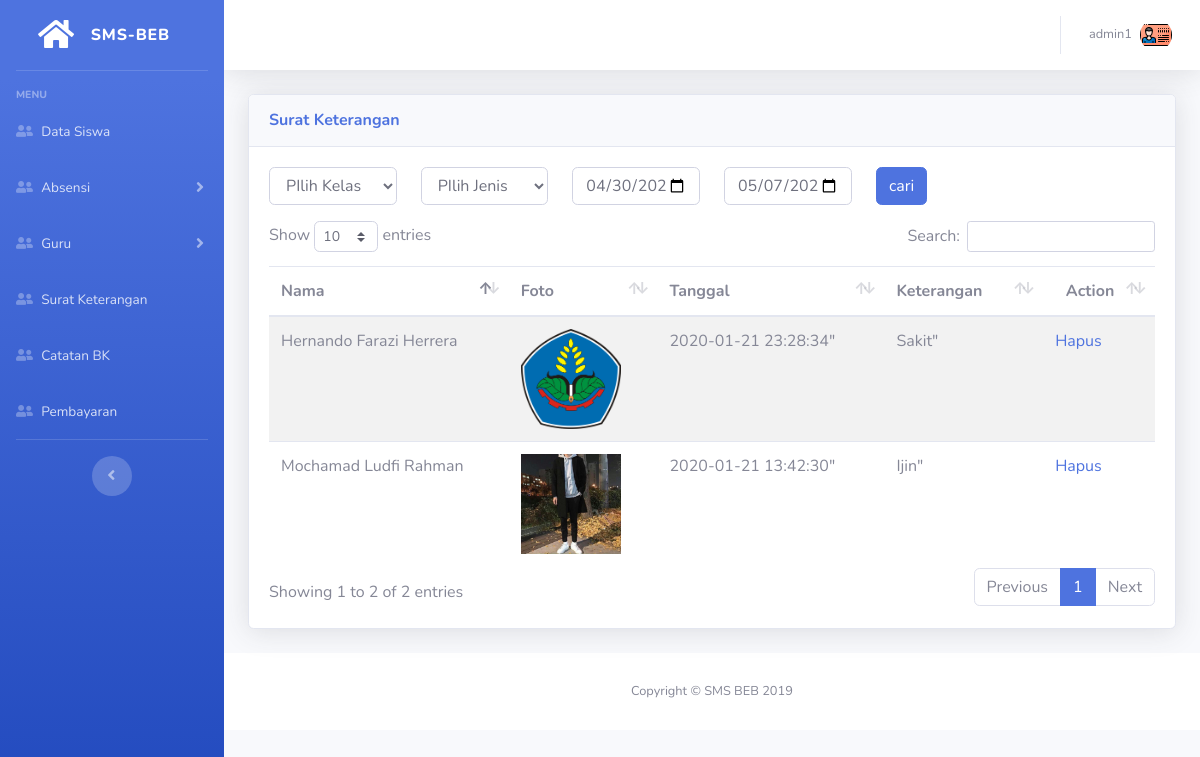
Page /SMSBEB-admin/keterangan/surat-keterangan.php (signed in) on the committed database.
### tables this page shows
CREATE TABLE `tb_keterangan` (
  `id` int(6) NOT NULL,
  `nis` int(11) NOT NULL,
  `jenis` enum('Ijin','Sakit') NOT NULL,
  `tanggal` timestamp NOT NULL DEFAULT current_timestamp(),
  `foto` varchar(80) NOT NULL
);

CREATE TABLE `tb_siswa` (
  `nis` varchar(11) NOT NULL,
  `nama` varchar(30) NOT NULL,
  `email` varchar(50) NOT NULL,
  `password` varchar(50) NOT NULL,
  `jenis_kelamin` tinyint(1) NOT NULL,
  `id_kelas` varchar(5) NOT NULL,
  `alamat` varchar(100) NOT NULL,
  `tempat_lahir` varchar(50) NOT NULL,
  `tanggal_lahir` date NOT NULL,
  `no_hp` varchar(13) NOT NULL,
  `kode` enum('User') DEFAULT NULL,
  `foto` varchar(100) NOT NULL
);

### SMSBEB-admin/layout/theme.php (called while the page is built, shortened)
<?php
include "head.php";
include "side.php";
include "nav.php";
?>

### SMSBEB-admin/keterangan/surat-keterangan.php (the view, shortened to what this page needs)
<?php
    include "../layout/theme.php";
    ?>
        <div class="container-fluid">
          <div class="card shadow mb-4">
            <div class="card-header py-3">
              <h6 class="m-0 font-weight-bold text-primary datatable">Surat Keterangan</h6>
            </div>
            <div class="card-body">
            <form action="" method="POST">
                <div class="row">
                  <div class="form-group col-md-2">
                    <select name="kelas" id="" class="form-control">
                    <option value="">PIlih Kelas</option>
                    </select>
                  </div>
                  <div class="form-group col-md-2">
                    <select name="jenis" id="" class="form-control">
                      <option value="">PIlih Jenis</option>
                    </select>
                  </div>
                  <div class="form-group col-md-4">
                    <div class="row">
                        <div class="col-md-6">
                          <input type="date" name="start_date" value="<?= date("Y-m-d") ?>" placeholder="tanggal awal" class="form-control">
                        </div>
                        <div class="col-md-6">
                          <input type="date" name="end_date"  value="<?= date("Y-m-d", strtotime("+7days")) ?>" placeholder="tanggal akhir" class="form-control">
                        </div>
                    </div>
                  </div>
                  <div class="form-group col-md-1">
                        <input type="submit" name="cari" value="cari" class="btn btn-primary btn-block">
                  </div>
                </div>
              </form>
              <div class="table-responsive">
                  <table class="table table-striped" width="100%">
                     <thead>
                        <tr>
                              <th>Nama</th>
                              <th>Foto</th>
                              <th>Tanggal</th>
                              <th>Keterangan</th>
                              <th >
                              <center><span>Action</span></center>
                            </th>
                        </tr>
                     </thead>
                     <tbody>
                  <?php
                  $where = "";
                  $query = "SELECT tk.*, ts.nama,ts.nis FROM tb_keterangan tk JOIn tb_siswa ts ON tk.nis=ts.nis $where";
                  $sql = mysqli_query($koneksi, $query);
                  while($data = mysqli_fetch_array($sql)){
                    ?>
                    <tr>
                      <td><?=$data['nama']?></td>
                      <td><a class="image-link" href='../../foto/surat/<?= $data['foto']?>'><img src='../../foto/surat/<?= $data['foto']?>' width='100' height='100'></a></td>
                      <td><?=$data['tanggal']?>"</td>
                      <td><?=$data['jenis']?>"</td>
                      <td><a href='hapus.php?id=<?= $data['id']?>'>Hapus</a></td>
                      </tr>
                      <?php
                  }
                  ?>
                  </tbody>
                  </table>
              </div>
            </div>
          </div>
        </div>
        <?php include "../layout/footer.php" ?>

### SMSBEB-admin/layout/head.php (shortened to what this page needs)
<!DOCTYPE html>
<html lang="en">
<head>
  <link href="../assets/vendor/fontawesome-free/css/all.min.css" rel="stylesheet" type="text/css">
  <link href="../assets/css/sb-admin-2.min.css" rel="stylesheet">
  <link href="../assets/vendor/datatables/dataTables.bootstrap4.min.css" rel="stylesheet">
  <link rel="stylesheet" href="../assets/css/magnific-popup.css">
</head>
<body id="page-top">
  <div id="wrapper">

### SMSBEB-admin/layout/side.php (shortened to what this page needs)
<ul class="navbar-nav bg-gradient-primary sidebar sidebar-dark accordion" id="accordionSidebar">
<a class="sidebar-brand d-flex align-items-center justify-content-center" href="data-siswa.php">
  <div class="sidebar-brand-icon">
    <i class="fas fa-home"></i>
  </div>
  <div class="sidebar-brand-text mx-3">SMS-BEB</div>
</a>
<hr class="sidebar-divider">
<div class="sidebar-heading">
  Menu
</div>
<li class="nav-item">
  <a class="nav-link" href="../siswa/data-siswa.php">
    <i class="fas fa-fw fa-user-friends"></i>
    <span>Data Siswa</span></a>
</li>
<li class="nav-item">
  <a class="nav-link collapsed" href="#" data-toggle="collapse" data-target="#collapseAbsensi" aria-expanded="true"
    aria-controls="collapseAbsensi">
    <i class="fas fa-fw fa-user-friends"></i>
    <span>Absensi</span></a>
</li>
<li class="nav-item">
  <a class="nav-link collapsed" href="#" data-toggle="collapse" data-target="#guru" aria-expanded="true"
    aria-controls="collapseAbsensi">
    <i class="fas fa-fw fa-user-friends"></i>
    <span>Guru</span></a>
</li>
<li class="nav-item">
  <a class="nav-link" href="../keterangan/surat-keterangan.php">
    <i class="fas fa-fw fa-user-friends"></i>
    <span>Surat Keterangan</span></a>
</li>
<li class="nav-item">
  <a class="nav-link" href="../keterangan/bk.php">
    <i class="fas fa-fw fa-user-friends"></i>
    <span>Catatan BK</span></a>
</li>
<li class="nav-item">
  <a class="nav-link" href="../pembayaran/pembayaran.php">
    <i class="fas fa-fw fa-user-friends"></i>
    <span>Pembayaran</span></a>
</li>
<hr class="sidebar-divider d-none d-md-block">
<div class="text-center d-none d-md-inline">
  <button class="rounded-circle border-0" id="sidebarToggle"></button>
</div>
</ul>

### SMSBEB-admin/layout/nav.php (shortened to what this page needs)
<div id="content-wrapper" class="d-flex flex-column">
      <div id="content">
        <nav class="navbar navbar-expand navbar-light bg-white topbar mb-4 static-top shadow">
        <ul class="navbar-nav ml-auto">
        <li class="nav-item dropdown no-arrow">
            <a class="nav-link dropdown-toggle" href="#" id="userDropdown" role="button" data-toggle="dropdown"
            aria-haspopup="true" aria-expanded="false">
            <span class="mr-2 d-none d-lg-inline text-gray-600 small"><?php echo $_SESSION['username']; ?></span>
            <img class="img-profile rounded-circle" src="../../foto/profile.png">
            </a>
        </li>
        </ul>
        </nav>

### SMSBEB-admin/layout/footer.php (shortened to what this page needs)
      <footer class="sticky-footer bg-white">
        <div class="container my-auto">
          <div class="copyright text-center my-auto">
            <span>Copyright &copy; SMS BEB 2019</span>
          </div>
        </div>
      </footer>
    </div>
  </div>
</body>
</html>

### rows in the picture
tb_keterangan: tb_siswa.nama "Mochamad Ludfi Rahman", foto (picture), tanggal "2020-01-21 13:42:30", jenis "Ijin"
tb_keterangan: tb_siswa.nama "Hernando Farazi Herrera", foto (picture), tanggal "2020-01-21 23:28:34", jenis "Sakit"

### other values in the picture
$_SESSION['username'] "admin1"
